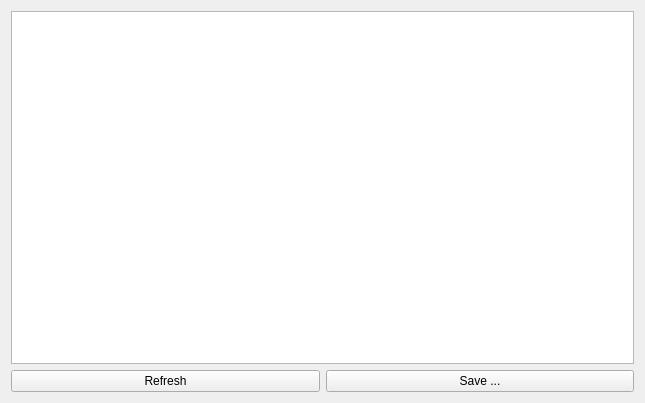
<?xml version="1.0" encoding="UTF-8"?>
<ui version="4.0">
 <class>SaveSettingsDialog</class>
 <widget class="QWidget" name="SaveSettingsDialog">
  <property name="geometry">
   <rect>
    <x>0</x>
    <y>0</y>
    <width>645</width>
    <height>403</height>
   </rect>
  </property>
  <property name="windowTitle">
   <string>Form</string>
  </property>
  <layout class="QGridLayout" name="gridLayout">
   <item row="1" column="0">
    <widget class="QPushButton" name="pushButton_Refresh">
     <property name="text">
      <string>Refresh</string>
     </property>
    </widget>
   </item>
   <item row="1" column="1">
    <widget class="QPushButton" name="pushButton_Save2File">
     <property name="text">
      <string>Save ...</string>
     </property>
    </widget>
   </item>
   <item row="0" column="0" colspan="2">
    <widget class="QTextBrowser" name="textBrowser_Settings"/>
   </item>
  </layout>
 </widget>
 <resources/>
 <connections/>
</ui>
